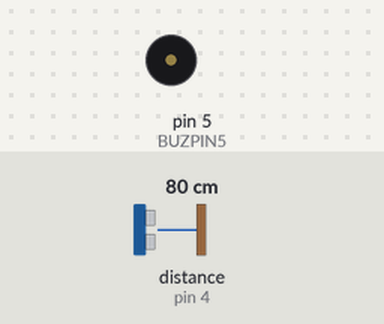
Recording of a program running on a simulated Arduino Uno, built with avr-gcc and run on an emulated ATmega328P. Shown: buzzer (waves = sounding, pin HIGH). Wiring (inferred from the names in the program): ultrasonic range finder: trigger pin 3; echo pin 4. The inputs (shaded band) are chosen by the test bench; at power-on: distance to the obstacle (sensor on pin 4) 80 cm. The echo pulse lasts 58.3 µs per cm; pins used as bus, display or sensor lines are not drawn.

Above: at 1.3 s.
1.4 s: distance to the obstacle (sensor on pin 4) set to 8 cm
2.9 s: distance to the obstacle (sensor on pin 4) set to 5 cm
At 3.4 s:
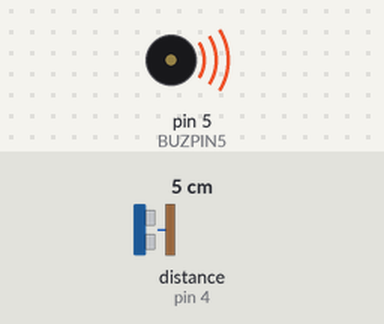
4.5 s: distance to the obstacle (sensor on pin 4) set to 2 cm
At 5.8 s:
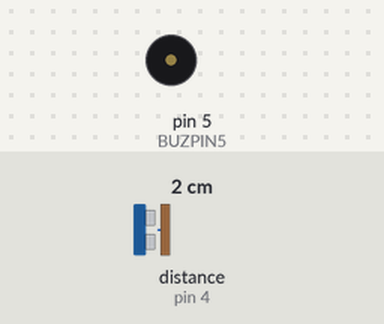
Timing chart, 0 to 7.5 s (numbered marks = the images above; inputs shaded):
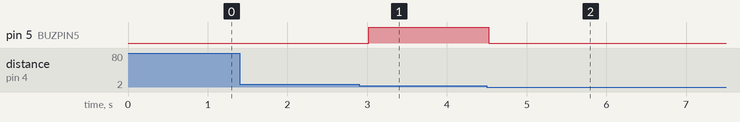

The program:

main.cpp
```cpp
#include <Arduino.h>
#define TRIGPIN3 3
#define ECHOPIN4 4
#define BUZPIN5 5

float pomiarOdleglosci();
void odleglosc(float, float);

void setup() {
  Serial.begin(9600);
  pinMode(TRIGPIN3, OUTPUT);
  pinMode(ECHOPIN4, INPUT);
  pinMode(BUZPIN5, OUTPUT);
}

void loop() {
  odleglosc(4, 7);
  delay(500);
}

float pomiarOdleglosci() {
  digitalWrite(TRIGPIN3, LOW);
  delayMicroseconds(2);
  digitalWrite(TRIGPIN3, HIGH);
  delayMicroseconds(10);
  digitalWrite(TRIGPIN3, LOW);
  float odleglosc = pulseIn(ECHOPIN4, HIGH) / 58.0;
  return odleglosc;
}

void odleglosc(float odl1, float odl2) {
  float odleglosc = pomiarOdleglosci();
  if(odleglosc > odl1 && odleglosc < odl2) {
    digitalWrite(BUZPIN5, HIGH);
  }
  else {
    digitalWrite(BUZPIN5, LOW);
  }
}
```

Measured:
- the behaviour switches between 7 and 6 cm on distance to the obstacle (sensor on pin 4) (found by bisection; images 0 and 1)
- the behaviour switches between 4 and 3 cm on distance to the obstacle (sensor on pin 4) (found by bisection; images 1 and 2)
- after the input at 1.4 s, every drawn part: stays the same
- after the input at 2.9 s, pin 5 (BUZPIN5): LOW → HIGH after 0.12 s
- after the input at 4.5 s, pin 5 (BUZPIN5): HIGH → LOW at once
